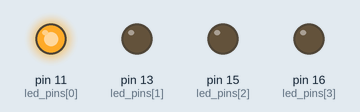
Bench run of a program on a simulated Raspberry Pi (header pin numbers). Parts: output pins drawn as LEDs (lit = HIGH).

Above: at 0.2 s.
At 1.2 s:
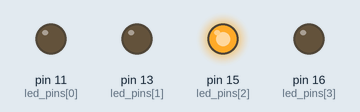
At 2.7 s:
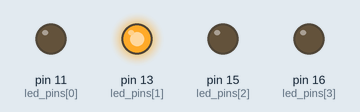
At 3.7 s:
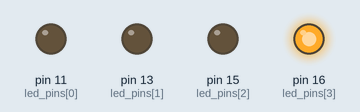
Timing chart, 0 to 4.6 s (numbered marks = the images above):
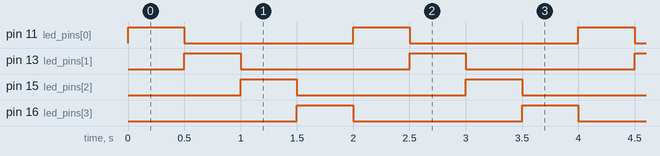

The program:

4led.py
```python
import RPi.GPIO as GPIO
import time

# Set GPIO mode
GPIO.setmode(GPIO.BOARD)

# Define LED pins
led_pins = [11, 13, 15, 16]

# Setup LED pins as output
for pin in led_pins:
    GPIO.setup(pin, GPIO.OUT)

try:
    # Blink LEDs in a loop
    while True:
        for pin in led_pins:
            GPIO.output(pin, GPIO.HIGH)  # Turn on LED
            time.sleep(0.5)  # Delay for 0.5 seconds
            GPIO.output(pin, GPIO.LOW)   # Turn off LED
except KeyboardInterrupt:
    # Clean up GPIO on keyboard interrupt
    GPIO.cleanup()
```

Measured:
- by itself, pin 11 (led_pins[0]), pin 13 (led_pins[1]), pin 15 (led_pins[2]), pin 16 (led_pins[3]): alternates HIGH for 0.50 s and LOW for 1.5 s
- by itself, everything shown: repeats every 2.0 s, in 4 steps
